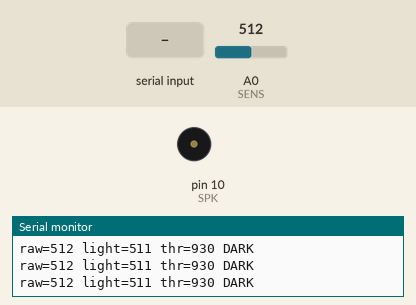
The program below on a simulated Arduino Uno, built with avr-gcc and run on an emulated ATmega328P. Shown: buzzer (waves = sounding), the last lines printed to the serial monitor. The inputs (shaded band) are chosen by the test bench; at power-on: A0 (SENS) = 512.

Above: at 2.0 s.
2.1 s: "B" received over Serial
At 2.38 s:
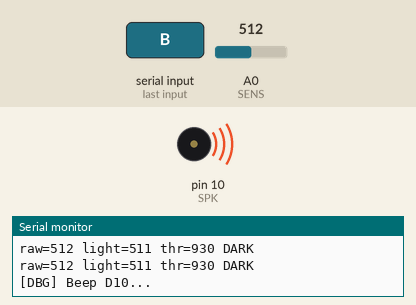
4.8 s: A0 (SENS) set to 101
6.3 s: A0 (SENS) set to 83
Timing chart, 0 to 9.3 s (numbered marks = the images above; inputs shaded):
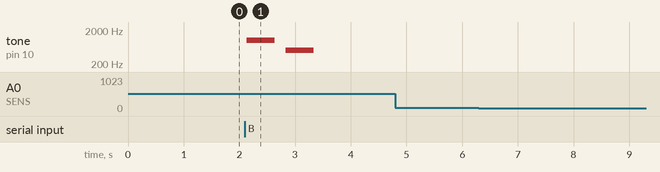

The program:

main.cpp
```cpp
/*
 * SERIAL DEBUGGER for LiFi project (NO BUTTON, NO MIC, NO RESISTOR build)
 * Upload to RX board to verify hardware. Commands via Serial Monitor @9600:
 *   (streams LDR by default)  B = speaker beep test  S = stats  H = help
 * Wiring: LDR leg1->A0 leg2->GND. PAM8403: D10->R, GND->GND, 5V->VCC, R+/R-->speaker.
 */
#include <Arduino.h>
#define SENS A0
#define SPK 10
int threshold = 930; // matches lifi-receiver no-resistor default
int mn = 1023, mx = 0;
void beep() {
  Serial.println(F("[DBG] Beep D10..."));
  tone(SPK, 1000, 500); delay(700);
  tone(SPK, 500, 500); delay(700);
  noTone(SPK);
  Serial.println(F("[DBG] Beep done. Heard = speaker+PAM8403 OK."));
}
void setup() {
  pinMode(SENS, INPUT_PULLUP);
  pinMode(SPK, OUTPUT);
  pinMode(2, INPUT); pinMode(9, INPUT);
  Serial.begin(9600);
  delay(800);
  Serial.println(F("\n=== SERIAL DEBUG (LDR+A0-GND, SPK=D10, NO BTN) ==="));
  Serial.println(F("Streaming raw/light/thr/state 5x/sec. Cover LDR / shine LED 20-30cm."));
  Serial.println(F("Cmds: B=beep  S=stats/reset  H=help"));
}
void loop() {
  if (Serial.available()) {
    char c = toupper(Serial.read());
    while (Serial.available()) Serial.read();
    if (c == 'B') beep();
    else if (c == 'S') {
      Serial.print(F("[DBG] min=")); Serial.print(mn);
      Serial.print(F(" max=")); Serial.print(mx);
      Serial.print(F(" var=")); Serial.println(mx - mn);
      Serial.println((mx - mn) >= 40 ? F("[DBG] OK: variation>=40") : F("[DBG] FAIL: var<40, check wiring/distance/shade"));
      mn = 1023; mx = 0;
    }
    else if (c == 'H') Serial.println(F("B=beep S=stats H=help"));
  }
  int raw = analogRead(SENS);
  int light = 1023 - raw;
  if (light < mn) mn = light;
  if (light > mx) mx = light;
  Serial.print(F("raw=")); Serial.print(raw);
  Serial.print(F(" light=")); Serial.print(light);
  Serial.print(F(" thr=")); Serial.print(threshold);
  Serial.println(light > threshold ? F(" BRIGHT") : F(" DARK"));
  delay(200);
}
```

Measured:
- after the input at 2.1 s, tone on pin 10 (SPK): silent → 1000 Hz at once, → silent 0.50 s later, → 500 Hz 0.20 s later, → silent 0.50 s later
